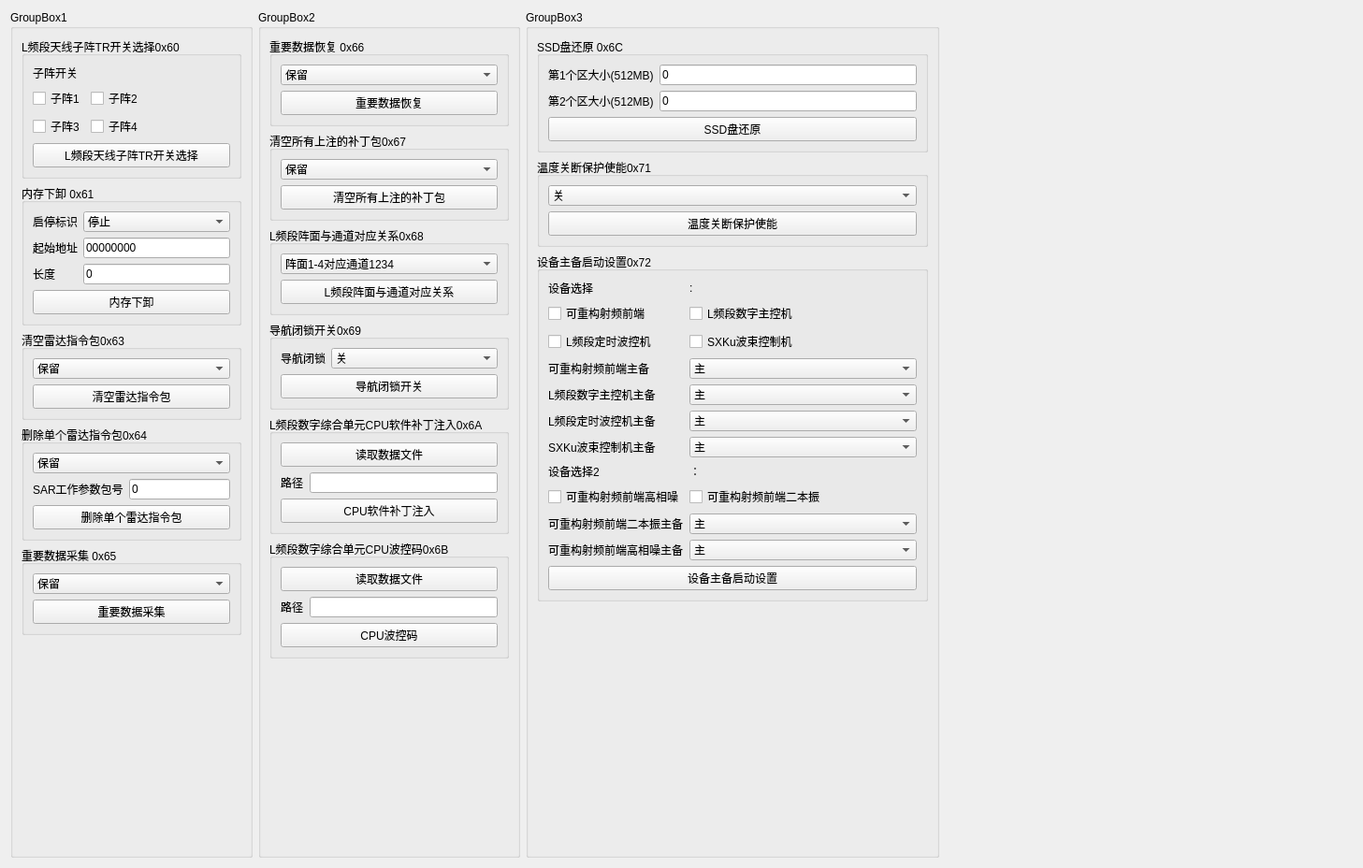
<?xml version="1.0" encoding="UTF-8"?>
<ui version="4.0">
 <class>sub1553_gkmaygsl</class>
 <widget class="QWidget" name="sub1553_gkmaygsl">
  <property name="geometry">
   <rect>
    <x>0</x>
    <y>0</y>
    <width>1457</width>
    <height>928</height>
   </rect>
  </property>
  <property name="windowTitle">
   <string>Form</string>
  </property>
  <layout class="QGridLayout" name="gridLayout">
   <item row="0" column="0">
    <widget class="QGroupBox" name="groupBox">
     <property name="title">
      <string>GroupBox1</string>
     </property>
     <layout class="QVBoxLayout" name="verticalLayout_4">
      <item>
       <widget class="QGroupBox" name="groupBox_2">
        <property name="title">
         <string>L频段天线子阵TR开关选择0x60</string>
        </property>
        <layout class="QVBoxLayout" name="verticalLayout_3">
         <item>
          <layout class="QFormLayout" name="formLayout_2">
           <item row="2" column="0">
            <widget class="QCheckBox" name="L_Submatrix3">
             <property name="text">
              <string>子阵3</string>
             </property>
            </widget>
           </item>
           <item row="2" column="1">
            <widget class="QCheckBox" name="L_Submatrix4">
             <property name="text">
              <string>子阵4</string>
             </property>
            </widget>
           </item>
           <item row="1" column="1">
            <widget class="QCheckBox" name="L_Submatrix2">
             <property name="text">
              <string>子阵2</string>
             </property>
            </widget>
           </item>
           <item row="1" column="0">
            <widget class="QCheckBox" name="L_Submatrix1">
             <property name="text">
              <string>子阵1</string>
             </property>
            </widget>
           </item>
           <item row="0" column="0" colspan="2">
            <widget class="QLabel" name="label">
             <property name="text">
              <string>子阵开关</string>
             </property>
            </widget>
           </item>
          </layout>
         </item>
         <item>
          <widget class="QPushButton" name="on_PB_switch_clicked">
           <property name="text">
            <string>L频段天线子阵TR开关选择</string>
           </property>
          </widget>
         </item>
        </layout>
       </widget>
      </item>
      <item>
       <widget class="QGroupBox" name="groupBox_3">
        <property name="title">
         <string>内存下卸 0x61</string>
        </property>
        <layout class="QVBoxLayout" name="verticalLayout_5">
         <item>
          <layout class="QFormLayout" name="formLayout_3">
           <item row="0" column="0">
            <widget class="QLabel" name="label_2">
             <property name="text">
              <string>启停标识</string>
             </property>
            </widget>
           </item>
           <item row="0" column="1">
            <widget class="QComboBox" name="CB__0x61_1">
             <item>
              <property name="text">
               <string>停止</string>
              </property>
             </item>
             <item>
              <property name="text">
               <string>开始</string>
              </property>
             </item>
            </widget>
           </item>
           <item row="1" column="0">
            <widget class="QLabel" name="label_4">
             <property name="text">
              <string>起始地址</string>
             </property>
            </widget>
           </item>
           <item row="1" column="1">
            <widget class="QLineEdit" name="lineEdit_0x61_2">
             <property name="sizePolicy">
              <sizepolicy hsizetype="Preferred" vsizetype="Fixed">
               <horstretch>0</horstretch>
               <verstretch>0</verstretch>
              </sizepolicy>
             </property>
             <property name="text">
              <string>00000000</string>
             </property>
            </widget>
           </item>
           <item row="2" column="0">
            <widget class="QLabel" name="label_5">
             <property name="text">
              <string>长度</string>
             </property>
            </widget>
           </item>
           <item row="2" column="1">
            <widget class="QLineEdit" name="lineEdit_0x61_3">
             <property name="sizePolicy">
              <sizepolicy hsizetype="Preferred" vsizetype="Fixed">
               <horstretch>0</horstretch>
               <verstretch>0</verstretch>
              </sizepolicy>
             </property>
             <property name="text">
              <string>0</string>
             </property>
            </widget>
           </item>
          </layout>
         </item>
         <item>
          <widget class="QPushButton" name="PB_SAR_end">
           <property name="text">
            <string>内存下卸</string>
           </property>
          </widget>
         </item>
        </layout>
       </widget>
      </item>
      <item>
       <widget class="QGroupBox" name="groupBox_6">
        <property name="title">
         <string>清空雷达指令包0x63</string>
        </property>
        <layout class="QVBoxLayout" name="verticalLayout_7">
         <item>
          <layout class="QFormLayout" name="formLayout_5">
           <item row="0" column="0" colspan="2">
            <widget class="QComboBox" name="CB_radar_clear">
             <item>
              <property name="text">
               <string>保留</string>
              </property>
             </item>
            </widget>
           </item>
          </layout>
         </item>
         <item>
          <widget class="QPushButton" name="PB_radar_clear">
           <property name="text">
            <string>清空雷达指令包</string>
           </property>
          </widget>
         </item>
        </layout>
       </widget>
      </item>
      <item>
       <widget class="QGroupBox" name="groupBox_7">
        <property name="title">
         <string>删除单个雷达指令包0x64</string>
        </property>
        <layout class="QVBoxLayout" name="verticalLayout_8">
         <item>
          <layout class="QFormLayout" name="formLayout_6">
           <item row="0" column="0" colspan="2">
            <widget class="QComboBox" name="CB_single_delete">
             <item>
              <property name="text">
               <string>保留</string>
              </property>
             </item>
            </widget>
           </item>
           <item row="1" column="0">
            <widget class="QLabel" name="label_3">
             <property name="text">
              <string>SAR工作参数包号</string>
             </property>
            </widget>
           </item>
           <item row="1" column="1">
            <widget class="QLineEdit" name="LE_single_delete">
             <property name="sizePolicy">
              <sizepolicy hsizetype="Preferred" vsizetype="Fixed">
               <horstretch>0</horstretch>
               <verstretch>0</verstretch>
              </sizepolicy>
             </property>
             <property name="text">
              <string>0</string>
             </property>
            </widget>
           </item>
          </layout>
         </item>
         <item>
          <widget class="QPushButton" name="PB_single_delete">
           <property name="text">
            <string>删除单个雷达指令包</string>
           </property>
          </widget>
         </item>
        </layout>
       </widget>
      </item>
      <item>
       <widget class="QGroupBox" name="groupBox_8">
        <property name="title">
         <string>重要数据采集 0x65</string>
        </property>
        <layout class="QVBoxLayout" name="verticalLayout_10">
         <item>
          <layout class="QFormLayout" name="formLayout_7">
           <item row="0" column="0" colspan="2">
            <widget class="QComboBox" name="CB_radar_modify">
             <item>
              <property name="text">
               <string>保留</string>
              </property>
             </item>
            </widget>
           </item>
          </layout>
         </item>
         <item>
          <widget class="QPushButton" name="PB_radar_modify">
           <property name="text">
            <string>重要数据采集</string>
           </property>
          </widget>
         </item>
        </layout>
       </widget>
      </item>
      <item>
       <spacer name="verticalSpacer">
        <property name="orientation">
         <enum>Qt::Vertical</enum>
        </property>
        <property name="sizeHint" stdset="0">
         <size>
          <width>20</width>
          <height>40</height>
         </size>
        </property>
       </spacer>
      </item>
     </layout>
    </widget>
   </item>
   <item row="0" column="3">
    <spacer name="horizontalSpacer">
     <property name="orientation">
      <enum>Qt::Horizontal</enum>
     </property>
     <property name="sizeHint" stdset="0">
      <size>
       <width>40</width>
       <height>20</height>
      </size>
     </property>
    </spacer>
   </item>
   <item row="0" column="1">
    <widget class="QGroupBox" name="groupBox_5">
     <property name="title">
      <string>GroupBox2</string>
     </property>
     <layout class="QVBoxLayout" name="verticalLayout_9">
      <item>
       <widget class="QGroupBox" name="groupBox_9">
        <property name="title">
         <string>重要数据恢复 0x66</string>
        </property>
        <layout class="QVBoxLayout" name="verticalLayout_11">
         <item>
          <layout class="QFormLayout" name="formLayout_8">
           <item row="0" column="0" colspan="2">
            <widget class="QComboBox" name="CB_radar_backup">
             <item>
              <property name="text">
               <string>保留</string>
              </property>
             </item>
            </widget>
           </item>
          </layout>
         </item>
         <item>
          <widget class="QPushButton" name="pushButton_5">
           <property name="text">
            <string>重要数据恢复</string>
           </property>
          </widget>
         </item>
        </layout>
       </widget>
      </item>
      <item>
       <widget class="QGroupBox" name="groupBox_11">
        <property name="title">
         <string>清空所有上注的补丁包0x67</string>
        </property>
        <layout class="QVBoxLayout" name="verticalLayout_13">
         <item>
          <layout class="QFormLayout" name="formLayout_9">
           <item row="0" column="0" colspan="2">
            <widget class="QComboBox" name="CB_clearall">
             <item>
              <property name="text">
               <string>保留</string>
              </property>
             </item>
            </widget>
           </item>
          </layout>
         </item>
         <item>
          <widget class="QPushButton" name="PB_clearall">
           <property name="text">
            <string>清空所有上注的补丁包</string>
           </property>
          </widget>
         </item>
        </layout>
       </widget>
      </item>
      <item>
       <widget class="QGroupBox" name="groupBox_12">
        <property name="title">
         <string>L频段阵面与通道对应关系0x68</string>
        </property>
        <layout class="QVBoxLayout" name="verticalLayout_14">
         <item>
          <layout class="QFormLayout" name="formLayout_10">
           <item row="0" column="0" colspan="2">
            <widget class="QComboBox" name="CB_L_link">
             <item>
              <property name="text">
               <string>阵面1-4对应通道1234</string>
              </property>
             </item>
             <item>
              <property name="text">
               <string>阵面1-4对应通道1256</string>
              </property>
             </item>
             <item>
              <property name="text">
               <string>阵面1-4对应通道3456</string>
              </property>
             </item>
            </widget>
           </item>
          </layout>
         </item>
         <item>
          <widget class="QPushButton" name="PB_L_link">
           <property name="text">
            <string>L频段阵面与通道对应关系</string>
           </property>
          </widget>
         </item>
        </layout>
       </widget>
      </item>
      <item>
       <widget class="QGroupBox" name="groupBox_13">
        <property name="title">
         <string>导航闭锁开关0x69</string>
        </property>
        <layout class="QVBoxLayout" name="verticalLayout_15">
         <item>
          <layout class="QFormLayout" name="formLayout">
           <item row="0" column="0">
            <widget class="QLabel" name="label_32">
             <property name="text">
              <string>导航闭锁</string>
             </property>
            </widget>
           </item>
           <item row="0" column="1">
            <widget class="QComboBox" name="comboBox_navi_locks">
             <item>
              <property name="text">
               <string>关</string>
              </property>
             </item>
             <item>
              <property name="text">
               <string>开</string>
              </property>
             </item>
            </widget>
           </item>
          </layout>
         </item>
         <item>
          <widget class="QPushButton" name="PB_navi_lock">
           <property name="text">
            <string>导航闭锁开关</string>
           </property>
          </widget>
         </item>
        </layout>
       </widget>
      </item>
      <item>
       <widget class="QGroupBox" name="groupBox_17">
        <property name="title">
         <string>L频段数字综合单元CPU软件补丁注入0x6A</string>
        </property>
        <layout class="QVBoxLayout" name="verticalLayout_18">
         <item>
          <widget class="QPushButton" name="pushButton_6A_read">
           <property name="text">
            <string>读取数据文件</string>
           </property>
          </widget>
         </item>
         <item>
          <layout class="QHBoxLayout" name="horizontalLayout">
           <item>
            <widget class="QLabel" name="label_33">
             <property name="sizePolicy">
              <sizepolicy hsizetype="Fixed" vsizetype="Preferred">
               <horstretch>0</horstretch>
               <verstretch>0</verstretch>
              </sizepolicy>
             </property>
             <property name="text">
              <string>路径</string>
             </property>
            </widget>
           </item>
           <item>
            <widget class="QLineEdit" name="lineEdit_6A_path">
             <property name="sizePolicy">
              <sizepolicy hsizetype="Preferred" vsizetype="Fixed">
               <horstretch>0</horstretch>
               <verstretch>0</verstretch>
              </sizepolicy>
             </property>
            </widget>
           </item>
          </layout>
         </item>
         <item>
          <widget class="QPushButton" name="pushButton_6A_in">
           <property name="text">
            <string>CPU软件补丁注入</string>
           </property>
          </widget>
         </item>
        </layout>
       </widget>
      </item>
      <item>
       <widget class="QGroupBox" name="groupBox_18">
        <property name="title">
         <string>L频段数字综合单元CPU波控码0x6B</string>
        </property>
        <layout class="QVBoxLayout" name="verticalLayout_19">
         <item>
          <widget class="QPushButton" name="pushButton_6B_read">
           <property name="text">
            <string>读取数据文件</string>
           </property>
          </widget>
         </item>
         <item>
          <layout class="QHBoxLayout" name="horizontalLayout_2">
           <item>
            <widget class="QLabel" name="label_34">
             <property name="sizePolicy">
              <sizepolicy hsizetype="Fixed" vsizetype="Preferred">
               <horstretch>0</horstretch>
               <verstretch>0</verstretch>
              </sizepolicy>
             </property>
             <property name="text">
              <string>路径</string>
             </property>
            </widget>
           </item>
           <item>
            <widget class="QLineEdit" name="lineEdit_6B_path">
             <property name="sizePolicy">
              <sizepolicy hsizetype="Preferred" vsizetype="Fixed">
               <horstretch>0</horstretch>
               <verstretch>0</verstretch>
              </sizepolicy>
             </property>
            </widget>
           </item>
          </layout>
         </item>
         <item>
          <widget class="QPushButton" name="pushButton_6B_order">
           <property name="text">
            <string>CPU波控码</string>
           </property>
          </widget>
         </item>
        </layout>
       </widget>
      </item>
      <item>
       <spacer name="verticalSpacer_2">
        <property name="orientation">
         <enum>Qt::Vertical</enum>
        </property>
        <property name="sizeHint" stdset="0">
         <size>
          <width>20</width>
          <height>40</height>
         </size>
        </property>
       </spacer>
      </item>
     </layout>
    </widget>
   </item>
   <item row="0" column="2">
    <widget class="QGroupBox" name="groupBox_16">
     <property name="title">
      <string>GroupBox3</string>
     </property>
     <layout class="QVBoxLayout" name="verticalLayout">
      <item>
       <widget class="QGroupBox" name="groupBox_14">
        <property name="title">
         <string>SSD盘还原 0x6C</string>
        </property>
        <layout class="QVBoxLayout" name="verticalLayout_16">
         <item>
          <layout class="QFormLayout" name="formLayout_15">
           <item row="0" column="0">
            <widget class="QLabel" name="label_45">
             <property name="text">
              <string>第1个区大小(512MB)</string>
             </property>
            </widget>
           </item>
           <item row="0" column="1">
            <widget class="QLineEdit" name="lineEdit_ssdhy_1">
             <property name="text">
              <string>0</string>
             </property>
            </widget>
           </item>
           <item row="1" column="0">
            <widget class="QLabel" name="label_6">
             <property name="text">
              <string>第2个区大小(512MB)</string>
             </property>
            </widget>
           </item>
           <item row="1" column="1">
            <widget class="QLineEdit" name="lineEdit_ssdhy_2">
             <property name="text">
              <string>0</string>
             </property>
            </widget>
           </item>
          </layout>
         </item>
         <item>
          <widget class="QPushButton" name="PB_ssd_hy">
           <property name="text">
            <string>SSD盘还原</string>
           </property>
          </widget>
         </item>
        </layout>
       </widget>
      </item>
      <item>
       <widget class="QGroupBox" name="groupBox_15">
        <property name="title">
         <string>温度关断保护使能0x71</string>
        </property>
        <layout class="QVBoxLayout" name="verticalLayout_17">
         <item>
          <layout class="QFormLayout" name="formLayout_13">
           <item row="0" column="0" colspan="2">
            <widget class="QComboBox" name="CB_T_protect">
             <item>
              <property name="text">
               <string>关</string>
              </property>
             </item>
             <item>
              <property name="text">
               <string>开</string>
              </property>
             </item>
            </widget>
           </item>
          </layout>
         </item>
         <item>
          <widget class="QPushButton" name="PB_T_protect">
           <property name="text">
            <string>温度关断保护使能</string>
           </property>
          </widget>
         </item>
        </layout>
       </widget>
      </item>
      <item>
       <widget class="QGroupBox" name="groupBox_19">
        <property name="title">
         <string>设备主备启动设置0x72</string>
        </property>
        <layout class="QVBoxLayout" name="verticalLayout_2">
         <item>
          <layout class="QFormLayout" name="formLayout_11">
           <item row="0" column="0">
            <widget class="QLabel" name="label_35">
             <property name="text">
              <string>设备选择</string>
             </property>
            </widget>
           </item>
           <item row="0" column="1">
            <widget class="QLabel" name="label_36">
             <property name="text">
              <string>:</string>
             </property>
            </widget>
           </item>
           <item row="1" column="0">
            <widget class="QCheckBox" name="checkBox_0x72_1bit0_1">
             <property name="text">
              <string>可重构射频前端</string>
             </property>
            </widget>
           </item>
           <item row="1" column="1">
            <widget class="QCheckBox" name="checkBox_0x72_1bit2_3">
             <property name="text">
              <string>L频段数字主控机</string>
             </property>
            </widget>
           </item>
           <item row="2" column="0">
            <widget class="QCheckBox" name="checkBox_0x72_1bit4_5">
             <property name="text">
              <string>L频段定时波控机</string>
             </property>
            </widget>
           </item>
           <item row="2" column="1">
            <widget class="QCheckBox" name="checkBox_0x72_1bit6_7">
             <property name="text">
              <string>SXKu波束控制机</string>
             </property>
            </widget>
           </item>
           <item row="3" column="0">
            <widget class="QLabel" name="label_37">
             <property name="text">
              <string>可重构射频前端主备</string>
             </property>
            </widget>
           </item>
           <item row="3" column="1">
            <widget class="QComboBox" name="comboBox_0x72_2">
             <item>
              <property name="text">
               <string>主</string>
              </property>
             </item>
             <item>
              <property name="text">
               <string>备</string>
              </property>
             </item>
            </widget>
           </item>
           <item row="4" column="0">
            <widget class="QLabel" name="label_40">
             <property name="text">
              <string>L频段数字主控机主备</string>
             </property>
            </widget>
           </item>
           <item row="4" column="1">
            <widget class="QComboBox" name="comboBox_0x72_3">
             <item>
              <property name="text">
               <string>主</string>
              </property>
             </item>
             <item>
              <property name="text">
               <string>备</string>
              </property>
             </item>
            </widget>
           </item>
           <item row="5" column="0">
            <widget class="QLabel" name="label_39">
             <property name="text">
              <string>L频段定时波控机主备</string>
             </property>
            </widget>
           </item>
           <item row="5" column="1">
            <widget class="QComboBox" name="comboBox_0x72_4">
             <item>
              <property name="text">
               <string>主</string>
              </property>
             </item>
             <item>
              <property name="text">
               <string>备</string>
              </property>
             </item>
            </widget>
           </item>
           <item row="6" column="0">
            <widget class="QLabel" name="label_38">
             <property name="text">
              <string>SXKu波束控制机主备</string>
             </property>
            </widget>
           </item>
           <item row="6" column="1">
            <widget class="QComboBox" name="comboBox_0x72_5">
             <item>
              <property name="text">
               <string>主</string>
              </property>
             </item>
             <item>
              <property name="text">
               <string>备</string>
              </property>
             </item>
            </widget>
           </item>
           <item row="7" column="0">
            <widget class="QLabel" name="label_41">
             <property name="text">
              <string>设备选择2</string>
             </property>
            </widget>
           </item>
           <item row="7" column="1">
            <widget class="QLabel" name="label_42">
             <property name="text">
              <string>：</string>
             </property>
            </widget>
           </item>
           <item row="8" column="0">
            <widget class="QCheckBox" name="checkBox_0x72_6bit2_3">
             <property name="text">
              <string>可重构射频前端高相噪</string>
             </property>
            </widget>
           </item>
           <item row="8" column="1">
            <widget class="QCheckBox" name="checkBox_0x72_6bit0_1">
             <property name="text">
              <string>可重构射频前端二本振</string>
             </property>
            </widget>
           </item>
           <item row="9" column="1">
            <widget class="QComboBox" name="comboBox_0x72_7">
             <item>
              <property name="text">
               <string>主</string>
              </property>
             </item>
             <item>
              <property name="text">
               <string>备</string>
              </property>
             </item>
            </widget>
           </item>
           <item row="9" column="0">
            <widget class="QLabel" name="label_43">
             <property name="text">
              <string>可重构射频前端二本振主备</string>
             </property>
            </widget>
           </item>
           <item row="10" column="0">
            <widget class="QLabel" name="label_44">
             <property name="text">
              <string>可重构射频前端高相噪主备</string>
             </property>
            </widget>
           </item>
           <item row="10" column="1">
            <widget class="QComboBox" name="comboBox_0x72_8">
             <item>
              <property name="text">
               <string>主</string>
              </property>
             </item>
             <item>
              <property name="text">
               <string>备</string>
              </property>
             </item>
            </widget>
           </item>
          </layout>
         </item>
         <item>
          <widget class="QPushButton" name="pushButton_0x72">
           <property name="text">
            <string>设备主备启动设置</string>
           </property>
          </widget>
         </item>
        </layout>
       </widget>
      </item>
      <item>
       <spacer name="verticalSpacer_5">
        <property name="orientation">
         <enum>Qt::Vertical</enum>
        </property>
        <property name="sizeHint" stdset="0">
         <size>
          <width>20</width>
          <height>40</height>
         </size>
        </property>
       </spacer>
      </item>
     </layout>
    </widget>
   </item>
  </layout>
 </widget>
 <resources/>
 <connections/>
</ui>
